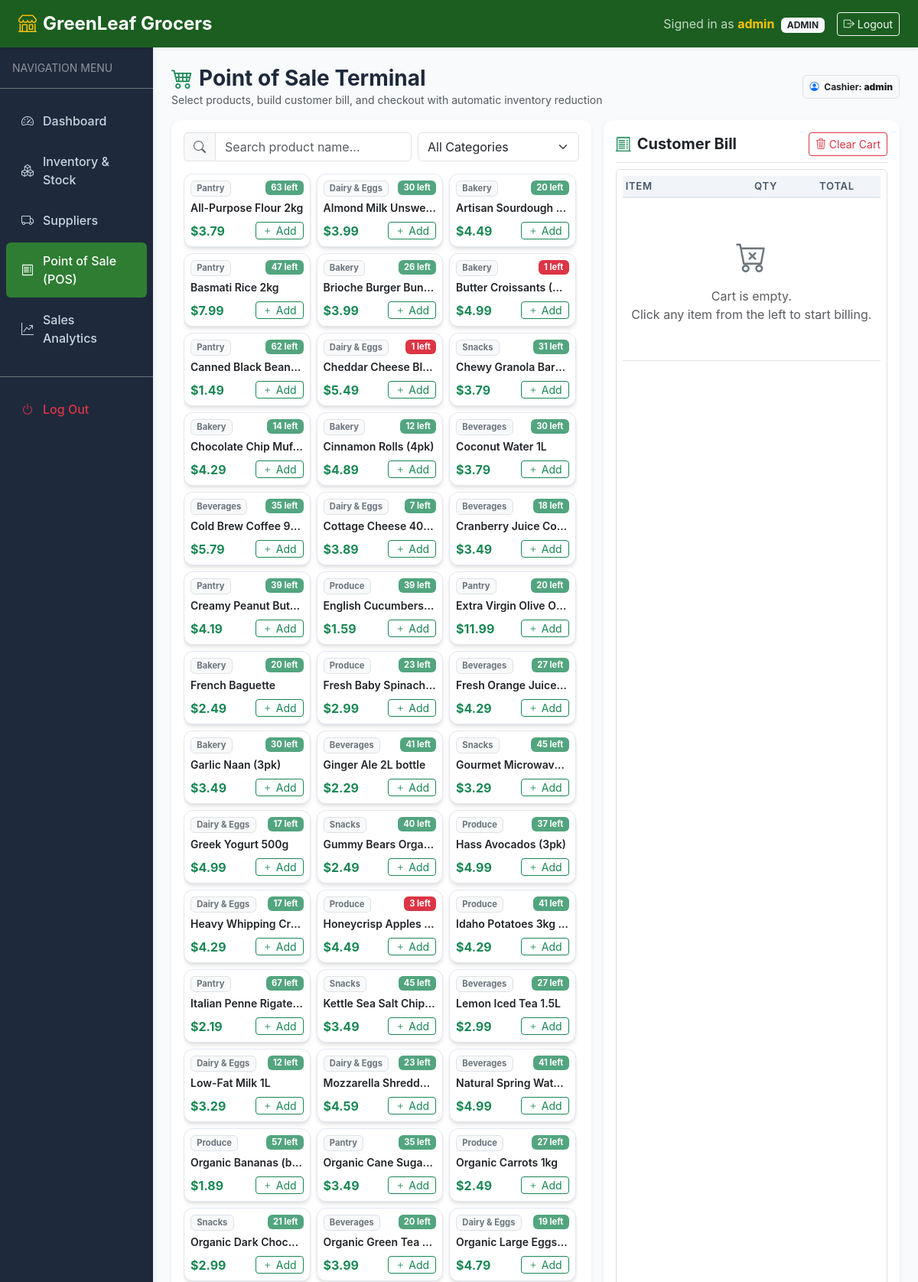
The app's page /billing/pos (signed in, upper part) with its own data.
### tables this page shows
CREATE TABLE products (
    product_id INTEGER PRIMARY KEY AUTOINCREMENT,
    name TEXT NOT NULL,
    category TEXT NOT NULL,
    unit_price REAL NOT NULL CHECK(unit_price >= 0),
    stock_qty INTEGER NOT NULL DEFAULT 0 CHECK(stock_qty >= 0),
    reorder_level INTEGER NOT NULL DEFAULT 10 CHECK(reorder_level >= 0),
    expiry_date DATE NOT NULL,
    supplier_id INTEGER REFERENCES suppliers(supplier_id) ON DELETE SET NULL,
    created_at TIMESTAMP DEFAULT CURRENT_TIMESTAMP
);

### app/routes/billing.py (the view)
@billing_bp.route("/")
@billing_bp.route("/pos")
@cashier_required
def pos():
    products = Product.get_all()
    available_products = [p for p in products if p["stock_qty"] > 0]
    categories = sorted(list({p["category"] for p in products}))
    return render_template(
        "billing/pos.html",
        products=available_products,
        categories=categories
    )

### app/auth_utils.py (called while the page is built)
def cashier_required(f):
    @wraps(f)
    def decorated_function(*args, **kwargs):
        if "user_id" not in session:
            flash("Please log in to access this page.", "warning")
            return redirect(url_for("auth.login", next=request.endpoint))
        if session.get("role") not in ("cashier", "admin"):
            flash("Access denied. Authorized billing staff only.", "danger")
            return redirect(url_for("auth.login"))
        return f(*args, **kwargs)
    return decorated_function

### app/database.py (called while the page is built)
def get_db_connection(db_path: str | Path | None = None) -> sqlite3.Connection:
    if db_path is None:
        try:
            from flask import current_app, has_app_context
            if has_app_context() and "DATABASE_PATH" in current_app.config:
                path = current_app.config["DATABASE_PATH"]
            else:
                path = DEFAULT_DB_PATH
        except ImportError:
            path = DEFAULT_DB_PATH
    else:
        path = db_path
    conn = sqlite3.connect(path)
    conn.row_factory = sqlite3.Row
    conn.execute("PRAGMA foreign_keys = ON;")
    return conn

### app/models.py (called while the page is built)
    @classmethod
    def get_all(cls, category: Optional[str] = None, search: Optional[str] = None, db_path=None) -> List[Dict]:
        conn = get_db_connection(db_path)
        try:
            query = """
                SELECT p.*, s.name as supplier_name
                FROM products p
                LEFT JOIN suppliers s ON p.supplier_id = s.supplier_id
                WHERE 1=1
            """
            params = []
            if category:
                query += " AND p.category = ?"
                params.append(category)
            if search:
                query += " AND p.name LIKE ?"
                params.append(f"%{search.strip()}%")
            query += " ORDER BY p.name ASC"
            rows = conn.execute(query, params).fetchall()
            return [dict(r) for r in rows]
        finally:
            conn.close()

### app/templates/billing/pos.html (shortened to what this page needs)
{% extends "base.html" %}
{% block content %}
<div class="d-flex justify-content-between align-items-center mb-3">
    <div>
        <h3 class="fw-bold mb-0"><i class="bi bi-cart4 text-success me-2"></i>Point of Sale Terminal</h3>
        <p class="text-muted small mb-0">Select products, build customer bill, and checkout with automatic inventory reduction</p>
    </div>
    <div class="d-flex align-items-center gap-2">
        <span class="badge bg-light text-dark border p-2">
            <i class="bi bi-person-circle text-primary me-1"></i> Cashier: <strong>{{ current_username }}</strong>
        </span>
    </div>
</div>
<div class="row g-3">
    <div class="col-lg-7 col-xl-7">
        <div class="card p-3 shadow-sm h-100">
            <div class="row g-2 mb-3">
                <div class="col-md-7">
                    <div class="input-group">
                        <span class="input-group-text bg-light"><i class="bi bi-search text-muted"></i></span>
                        <input type="text" id="posSearch" class="form-control" placeholder="Search product name..." onkeyup="filterProducts()">
                    </div>
                </div>
                <div class="col-md-5">
                    <select id="posCategory" class="form-select" onchange="filterProducts()">
                        <option value="">All Categories</option>
                    </select>
                </div>
            </div>
            <div class="pos-catalog-scroll pe-1">
                <div class="row g-2" id="productGrid">
                    {% if products %}
                        {% for p in products %}
                        <div class="col-sm-6 col-md-4 product-item"
                             data-id="{{ p.product_id }}"
                             data-name="{{ p.name }}"
                             data-price="{{ p.unit_price }}"
                             data-stock="{{ p.stock_qty }}"
                             data-category="{{ p.category }}">
                            <div class="card p-2 pos-product-card h-100" onclick="addToCart({{ p.product_id }}, '{{ p.name|replace("'", "\\'") }}', {{ p.unit_price }}, {{ p.stock_qty }})">
                                <div class="d-flex justify-content-between align-items-start mb-1">
                                    <span class="badge bg-light text-secondary border small" style="font-size: 0.7rem;">{{ p.category }}</span>
                                    <span class="badge {% if p.stock_qty <= 5 %}bg-danger{% else %}bg-success bg-opacity-75{% endif %} small" style="font-size: 0.7rem;">
                                        {{ p.stock_qty }} left
                                    </span>
                                </div>
                                <div class="fw-semibold text-dark small text-truncate" title="{{ p.name }}">{{ p.name }}</div>
                                <div class="d-flex justify-content-between align-items-center mt-2">
                                    <span class="fw-bold text-success">${{ "%.2f"|format(p.unit_price) }}</span>
                                    <button type="button" class="btn btn-sm btn-outline-success py-0 px-2 small">
                                        <i class="bi bi-plus"></i> Add
                                    </button>
                                </div>
                            </div>
                        </div>
                        {% endfor %}
                    {% else %}
                        <div class="col-12 text-center py-5 text-muted">
                            <i class="bi bi-inbox fs-1 d-block text-secondary mb-2"></i>
                            No available products found in inventory.
                        </div>
                    {% endif %}
                </div>
            </div>
        </div>
    </div>
    <div class="col-lg-5 col-xl-5">
        <div class="card p-3 shadow-sm h-100 d-flex flex-column">
            <div class="d-flex justify-content-between align-items-center pb-2 mb-2 border-bottom">
                <h5 class="fw-bold mb-0 d-flex align-items-center gap-2">
                    <i class="bi bi-receipt-cutoff text-success"></i> Customer Bill
                </h5>
                <button type="button" class="btn btn-sm btn-outline-danger" onclick="clearCart()">
                    <i class="bi bi-trash3"></i> Clear Cart
                </button>
            </div>
            <div class="pos-cart-scroll flex-grow-1 border rounded bg-white p-2 mb-3">
                <table class="table table-sm align-middle mb-0" id="cartTable">
                    <thead class="table-light small">
                        <tr>
                            <th>Item</th>
                            <th class="text-center" style="width: 100px;">Qty</th>
                            <th class="text-end" style="width: 70px;">Total</th>
                            <th style="width: 30px;"></th>
                        </tr>
                    </thead>
                    <tbody id="cartItemsList">
                        <tr id="emptyCartRow">
                            <td colspan="4" class="text-center py-5 text-muted">
                                <i class="bi bi-cart-x fs-1 d-block text-secondary mb-2"></i>
                                Cart is empty.<br>Click any item from the left to start billing.
                            </td>
                        </tr>
                    </tbody>
                </table>
            </div>
        </div>
    </div>
</div>
{% endblock %}

### app/static/css/style.css (style rules this page uses)
:root { --primary-green: #2e7d32; --primary-green-dark: #1b5e20; --primary-green-light: #e8f5e9; --accent-orange: #f57c00; --accent-red: #d32f2f; --sidebar-bg: #1e293b; --sidebar-hover: #334155; --card-shadow: 0 4px 6px -1px rgba(0, 0, 0, 0.1), 0 2px 4px -1px rgba(0, 0, 0, 0.06); }
body { background-color: #f8fafc; font-family: -apple-system, BlinkMacSystemFont, "Segoe UI", Roboto, "Helvetica Neue", Arial, sans-serif; color: #1e293b; min-height: 100vh; }
.card { border: none; border-radius: 0.75rem; box-shadow: var(--card-shadow); transition: transform 0.2s ease, box-shadow 0.2s ease; }
.table thead th { background-color: #f1f5f9; color: #475569; font-size: 0.825rem; text-transform: uppercase; letter-spacing: 0.05em; font-weight: 600; border-bottom: 2px solid #e2e8f0; }

### app/templates/billing/pos.html (style rules this page uses)
.pos-product-card { cursor: pointer; transition: all 0.15s ease-in-out; border: 1px solid #e2e8f0; }
.pos-catalog-scroll { max-height: calc(100vh - 210px); overflow-y: auto; }
.pos-cart-scroll { max-height: calc(100vh - 430px); min-height: 220px; overflow-y: auto; }

### records on screen
products: category "Pantry", stock_qty "63", name "All-Purpose Flour 2kg", unit_price "3.79"
products: category "Dairy & Eggs", stock_qty "30", name "Almond Milk Unswe…", unit_price "3.99"
products: category "Bakery", stock_qty "20", name "Artisan Sourdough…", unit_price "4.49"
products: category "Pantry", stock_qty "47", name "Basmati Rice 2kg", unit_price "7.99"
products: category "Bakery", stock_qty "26", name "Brioche Burger Bun…", unit_price "3.99"
products: category "Bakery", stock_qty "1", name "Butter Croissants (…", unit_price "4.99"
products: category "Pantry", stock_qty "62", name "Canned Black Bean…", unit_price "1.49"
products: category "Dairy & Eggs", stock_qty "1", name "Cheddar Cheese Bl…", unit_price "5.49"
products: category "Snacks", stock_qty "31", name "Chewy Granola Bar…", unit_price "3.79"
products: category "Bakery", stock_qty "14", name "Chocolate Chip Muf…", unit_price "4.29"
products: category "Bakery", stock_qty "12", name "Cinnamon Rolls (4pk)", unit_price "4.89"
products: category "Beverages", stock_qty "30", name "Coconut Water 1L", unit_price "3.79"
products: category "Beverages", stock_qty "35", name "Cold Brew Coffee 9…", unit_price "5.79"
products: category "Dairy & Eggs", stock_qty "7", name "Cottage Cheese 400g", unit_price "3.89"
products: category "Beverages", stock_qty "18", name "Cranberry Juice Co…", unit_price "3.49"
products: category "Pantry", stock_qty "39", name "Creamy Peanut But…", unit_price "4.19"
products: category "Produce", stock_qty "39", name "English Cucumbers…", unit_price "1.59"
products: category "Pantry", stock_qty "20", name "Extra Virgin Olive Oi…", unit_price "11.99"
products: category "Bakery", stock_qty "20", name "French Baguette", unit_price "2.49"
products: category "Produce", stock_qty "23", name "Fresh Baby Spinach…", unit_price "2.99"
products: category "Beverages", stock_qty "27", name "Fresh Orange Juice 1L", unit_price "4.29"
products: category "Bakery", stock_qty "30", name "Garlic Naan (3pk)", unit_price "3.49"
products: category "Beverages", stock_qty "41", name "Ginger Ale 2L bottle", unit_price "2.29"
products: category "Snacks", stock_qty "45", name "Gourmet Microwav…", unit_price "3.29"
products: category "Dairy & Eggs", stock_qty "17", name "Greek Yogurt 500g", unit_price "4.99"
products: category "Snacks", stock_qty "40", name "Gummy Bears Orga…", unit_price "2.49"
products: category "Produce", stock_qty "37", name "Hass Avocados (3pk)", unit_price "4.99"
products: category "Dairy & Eggs", stock_qty "17", name "Heavy Whipping Cr…", unit_price "4.29"
products: category "Produce", stock_qty "3", name "Honeycrisp Apples…", unit_price "4.49"
products: category "Produce", stock_qty "41", name "Idaho Potatoes 3kg…", unit_price "4.29"
products: category "Pantry", stock_qty "67", name "Italian Penne Rigate…", unit_price "2.19"
products: category "Snacks", stock_qty "45", name "Kettle Sea Salt Chip…", unit_price "3.49"
products: category "Beverages", stock_qty "27", name "Lemon Iced Tea 1.5L", unit_price "2.99"
products: category "Dairy & Eggs", stock_qty "12", name "Low-Fat Milk 1L", unit_price "3.29"
products: category "Dairy & Eggs", stock_qty "23", name "Mozzarella Shredde…", unit_price "4.59"
products: category "Beverages", stock_qty "41", name "Natural Spring Wat…", unit_price "4.99"
products: category "Produce", stock_qty "57", name "Organic Bananas (b…", unit_price "1.89"
products: category "Pantry", stock_qty "35", name "Organic Cane Suga…", unit_price "3.49"
products: category "Produce", stock_qty "27", name "Organic Carrots 1kg", unit_price "2.49"
products: category "Snacks", stock_qty "21", name "Organic Dark Choc…", unit_price "2.99"
products: category "Beverages", stock_qty "20", name "Organic Green Tea…", unit_price "3.99"
products: category "Dairy & Eggs", stock_qty "19", name "Organic Large Eggs…", unit_price "4.79"

### other values on screen
{{ current_username }} "admin"
{{ current_role }} "ADMIN"
